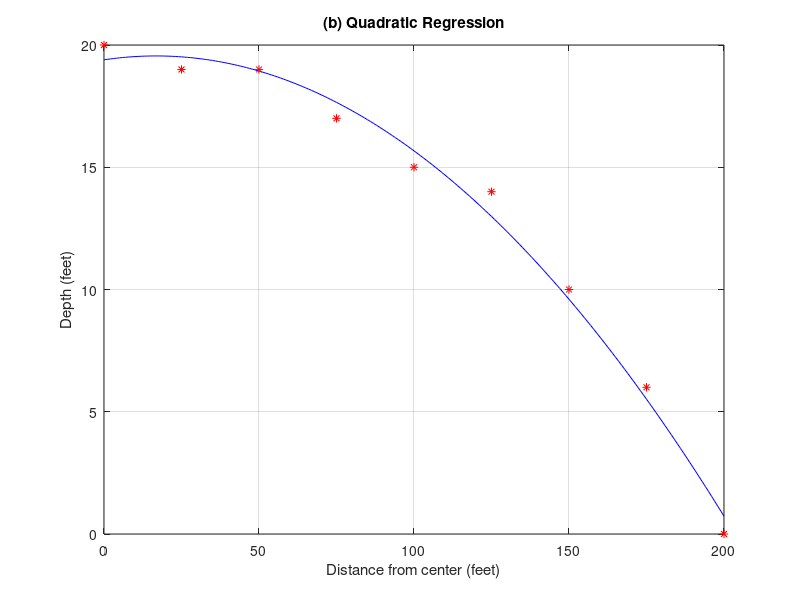

This chart was generated by the following MATLAB code:
% Ex 6.3-43: volume of the water in a circular pond

h = 25;
x = 0:h:200;
depth = [20, 19, 19, 17, 15, 14, 10, 6, 0];

% Part (a) Integration by Simpson's Rule

y = x .* depth;
M = length(x);
V = y(1) + 4*sum(y(2:2:M)) + 2 * sum(y(3:2:M-1)) + y(M);
V = 2 * pi * h * V / 3;
fprintf("(a) Simpson's Rule: %.4f cubic feet\n", V);

% Part (b) Quadratic regression
p = polyfit(x, depth, 2);

fprintf('(b) Quadratic regression: depth = %.6f x^2 + %.4f x + %.4f\n', ...
  p(1), p(2), p(3));

x1 = 0:200;
plot(x1, polyval(p, x1), 'b')
hold on
plot(x, depth, 'r*')
hold off
grid on
title('(b) Quadratic Regression')
ylabel('Depth (feet)')
xlabel('Distance from center (feet)')

% Part (c): numerical integration using the quadratic function.
f = @(x) x .* ( p(1) * x.^2 + p(2) * x + p(3));
Vc = 2 * pi * quad(f, 0, 200);
fprintf('(c) %.4f cubic feet\n', Vc);

% Part (d) volume in gallons
fprintf('(d) %.4f gallons\n', Vc * 7.48)

